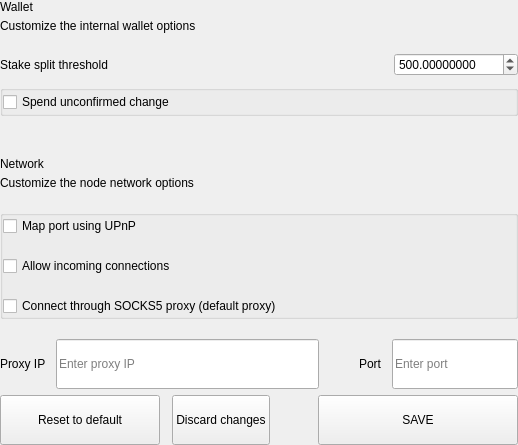
<?xml version="1.0" encoding="UTF-8"?>
<ui version="4.0">
 <class>SettingsWalletOptionsWidget</class>
 <widget class="QWidget" name="SettingsWalletOptionsWidget">
  <property name="geometry">
   <rect>
    <x>0</x>
    <y>0</y>
    <width>518</width>
    <height>445</height>
   </rect>
  </property>
  <property name="windowTitle">
   <string>Form</string>
  </property>
  <layout class="QVBoxLayout" name="verticalLayout">
   <property name="spacing">
    <number>0</number>
   </property>
   <property name="leftMargin">
    <number>0</number>
   </property>
   <property name="topMargin">
    <number>0</number>
   </property>
   <property name="rightMargin">
    <number>0</number>
   </property>
   <property name="bottomMargin">
    <number>0</number>
   </property>
   <item>
    <widget class="QWidget" name="left" native="true">
     <layout class="QVBoxLayout" name="verticalLayout_1">
      <property name="leftMargin">
       <number>0</number>
      </property>
      <property name="topMargin">
       <number>0</number>
      </property>
      <property name="rightMargin">
       <number>0</number>
      </property>
      <property name="bottomMargin">
       <number>0</number>
      </property>
      <item>
       <layout class="QVBoxLayout" name="verticalLayout_2">
        <property name="spacing">
         <number>0</number>
        </property>
        <item>
         <layout class="QHBoxLayout" name="horizontalLayout">
          <property name="spacing">
           <number>0</number>
          </property>
          <item>
           <layout class="QVBoxLayout" name="verticalLayoutTitle">
            <property name="spacing">
             <number>5</number>
            </property>
            <item>
             <widget class="QLabel" name="labelTitle">
              <property name="text">
               <string>Wallet</string>
              </property>
             </widget>
            </item>
            <item>
             <widget class="QLabel" name="labelSubtitle1">
              <property name="text">
               <string>Customize the internal wallet options</string>
              </property>
              <property name="wordWrap">
               <bool>true</bool>
              </property>
             </widget>
            </item>
           </layout>
          </item>
         </layout>
        </item>
        <item>
         <spacer name="verticalSpacer">
          <property name="orientation">
           <enum>Qt::Vertical</enum>
          </property>
          <property name="sizeType">
           <enum>QSizePolicy::Fixed</enum>
          </property>
          <property name="sizeHint" stdset="0">
           <size>
            <width>20</width>
            <height>20</height>
           </size>
          </property>
         </spacer>
        </item>
        <item>
         <layout class="QHBoxLayout" name="horizontalLayout_1">
          <property name="bottomMargin">
           <number>9</number>
          </property>
          <item>
           <widget class="QLabel" name="labelTitleStake">
            <property name="text">
             <string>Stake split threshold</string>
            </property>
           </widget>
          </item>
          <item>
           <spacer name="horizontalSpacer">
            <property name="orientation">
             <enum>Qt::Horizontal</enum>
            </property>
            <property name="sizeHint" stdset="0">
             <size>
              <width>40</width>
              <height>20</height>
             </size>
            </property>
           </spacer>
          </item>
          <item>
           <widget class="QDoubleSpinBox" name="spinBoxStakeSplitThreshold">
            <property name="decimals">
             <number>8</number>
            </property>
            <property name="minimum">
             <double>0.000000000000000</double>
            </property>
            <property name="maximum">
             <double>999999.000000000000000</double>
            </property>
            <property name="value">
             <double>500.000000000000000</double>
            </property>
           </widget>
          </item>
         </layout>
        </item>
        <item>
         <widget class="QGroupBox" name="groupBox">
          <property name="title">
           <string/>
          </property>
          <layout class="QVBoxLayout" name="verticalLayout_3">
           <property name="spacing">
            <number>20</number>
           </property>
           <property name="leftMargin">
            <number>0</number>
           </property>
           <property name="topMargin">
            <number>0</number>
           </property>
           <property name="rightMargin">
            <number>0</number>
           </property>
           <property name="bottomMargin">
            <number>0</number>
           </property>
           <item>
            <widget class="QCheckBox" name="radioButtonSpend">
             <property name="text">
              <string>Spend unconfirmed change</string>
             </property>
            </widget>
           </item>
          </layout>
         </widget>
        </item>
        <item>
         <spacer name="verticalSpacer_1">
          <property name="orientation">
           <enum>Qt::Vertical</enum>
          </property>
          <property name="sizeType">
           <enum>QSizePolicy::Fixed</enum>
          </property>
          <property name="sizeHint" stdset="0">
           <size>
            <width>20</width>
            <height>20</height>
           </size>
          </property>
         </spacer>
        </item>
        <item>
         <widget class="QLabel" name="labelDivider">
          <property name="minimumSize">
           <size>
            <width>0</width>
            <height>1</height>
           </size>
          </property>
          <property name="maximumSize">
           <size>
            <width>16777215</width>
            <height>1</height>
           </size>
          </property>
          <property name="text">
           <string/>
          </property>
         </widget>
        </item>
        <item>
         <spacer name="verticalSpacer_2">
          <property name="orientation">
           <enum>Qt::Vertical</enum>
          </property>
          <property name="sizeType">
           <enum>QSizePolicy::Fixed</enum>
          </property>
          <property name="sizeHint" stdset="0">
           <size>
            <width>20</width>
            <height>20</height>
           </size>
          </property>
         </spacer>
        </item>
        <item>
         <layout class="QHBoxLayout" name="horizontalLayout_2">
          <property name="spacing">
           <number>0</number>
          </property>
          <item>
           <layout class="QVBoxLayout" name="verticalLayoutTitle_1">
            <property name="spacing">
             <number>5</number>
            </property>
            <item>
             <widget class="QLabel" name="labelTitleNetwork">
              <property name="text">
               <string>Network</string>
              </property>
             </widget>
            </item>
            <item>
             <widget class="QLabel" name="labelSubtitleNetwork">
              <property name="text">
               <string>Customize the node network options</string>
              </property>
              <property name="wordWrap">
               <bool>true</bool>
              </property>
             </widget>
            </item>
           </layout>
          </item>
         </layout>
        </item>
        <item>
         <spacer name="verticalSpacer_3">
          <property name="orientation">
           <enum>Qt::Vertical</enum>
          </property>
          <property name="sizeType">
           <enum>QSizePolicy::Fixed</enum>
          </property>
          <property name="sizeHint" stdset="0">
           <size>
            <width>20</width>
            <height>20</height>
           </size>
          </property>
         </spacer>
        </item>
        <item>
         <widget class="QGroupBox" name="groupBox_1">
          <property name="title">
           <string/>
          </property>
          <layout class="QVBoxLayout" name="verticalLayout_4">
           <property name="spacing">
            <number>20</number>
           </property>
           <property name="leftMargin">
            <number>0</number>
           </property>
           <property name="topMargin">
            <number>0</number>
           </property>
           <property name="rightMargin">
            <number>0</number>
           </property>
           <property name="bottomMargin">
            <number>0</number>
           </property>
           <item>
            <widget class="QCheckBox" name="checkBoxMap">
             <property name="text">
              <string>Map port using UPnP</string>
             </property>
            </widget>
           </item>
           <item>
            <widget class="QCheckBox" name="checkBoxAllow">
             <property name="text">
              <string>Allow incoming connections</string>
             </property>
            </widget>
           </item>
           <item>
            <widget class="QCheckBox" name="checkBoxConnect">
             <property name="text">
              <string>Connect through SOCKS5 proxy (default proxy)</string>
             </property>
            </widget>
           </item>
          </layout>
         </widget>
        </item>
        <item>
         <spacer name="verticalSpacer_4">
          <property name="orientation">
           <enum>Qt::Vertical</enum>
          </property>
          <property name="sizeType">
           <enum>QSizePolicy::Fixed</enum>
          </property>
          <property name="sizeHint" stdset="0">
           <size>
            <width>20</width>
            <height>20</height>
           </size>
          </property>
         </spacer>
        </item>
        <item>
         <layout class="QHBoxLayout" name="horizontalLayout_3" stretch="2,0,1">
          <property name="spacing">
           <number>0</number>
          </property>
          <item>
           <layout class="QHBoxLayout" name="horizontalLayout_4">
            <property name="spacing">
             <number>10</number>
            </property>
            <item>
             <widget class="QLabel" name="labelSubtitleProxy">
              <property name="text">
               <string>Proxy IP</string>
              </property>
             </widget>
            </item>
            <item>
             <widget class="QLineEdit" name="lineEditProxy">
              <property name="minimumSize">
               <size>
                <width>0</width>
                <height>50</height>
               </size>
              </property>
              <property name="maximumSize">
               <size>
                <width>16777215</width>
                <height>50</height>
               </size>
              </property>
              <property name="placeholderText">
               <string>Enter proxy IP</string>
              </property>
             </widget>
            </item>
           </layout>
          </item>
          <item>
           <spacer name="horizontalSpacer_1">
            <property name="orientation">
             <enum>Qt::Horizontal</enum>
            </property>
            <property name="sizeHint" stdset="0">
             <size>
              <width>40</width>
              <height>20</height>
             </size>
            </property>
           </spacer>
          </item>
          <item>
           <layout class="QHBoxLayout" name="horizontalLayout_5">
            <property name="spacing">
             <number>10</number>
            </property>
            <item>
             <widget class="QLabel" name="labelSubtitlePort">
              <property name="text">
               <string>Port</string>
              </property>
             </widget>
            </item>
            <item>
             <widget class="QLineEdit" name="lineEditPort">
              <property name="minimumSize">
               <size>
                <width>0</width>
                <height>50</height>
               </size>
              </property>
              <property name="maximumSize">
               <size>
                <width>16777215</width>
                <height>50</height>
               </size>
              </property>
              <property name="placeholderText">
               <string>Enter port</string>
              </property>
             </widget>
            </item>
           </layout>
          </item>
         </layout>
        </item>
        <item>
         <spacer name="verticalSpacer_5">
          <property name="orientation">
           <enum>Qt::Vertical</enum>
          </property>
          <property name="sizeHint" stdset="0">
           <size>
            <width>20</width>
            <height>40</height>
           </size>
          </property>
         </spacer>
        </item>
        <item>
         <layout class="QHBoxLayout" name="horizontalLayout_6">
          <property name="spacing">
           <number>12</number>
          </property>
          <item>
           <widget class="QPushButton" name="pushButtonReset">
            <property name="minimumSize">
             <size>
              <width>160</width>
              <height>50</height>
             </size>
            </property>
            <property name="maximumSize">
             <size>
              <width>50</width>
              <height>16777215</height>
             </size>
            </property>
            <property name="focusPolicy">
             <enum>Qt::NoFocus</enum>
            </property>
            <property name="text">
             <string>Reset to default</string>
            </property>
           </widget>
          </item>
          <item>
           <widget class="QPushButton" name="pushButtonClean">
            <property name="minimumSize">
             <size>
              <width>0</width>
              <height>50</height>
             </size>
            </property>
            <property name="focusPolicy">
             <enum>Qt::NoFocus</enum>
            </property>
            <property name="text">
             <string>Discard changes</string>
            </property>
           </widget>
          </item>
          <item>
           <spacer name="horizontalSpacer_2">
            <property name="orientation">
             <enum>Qt::Horizontal</enum>
            </property>
            <property name="sizeType">
             <enum>QSizePolicy::Expanding</enum>
            </property>
            <property name="sizeHint" stdset="0">
             <size>
              <width>40</width>
              <height>20</height>
             </size>
            </property>
           </spacer>
          </item>
          <item>
           <widget class="QPushButton" name="pushButtonSave">
            <property name="minimumSize">
             <size>
              <width>200</width>
              <height>50</height>
             </size>
            </property>
            <property name="maximumSize">
             <size>
              <width>200</width>
              <height>50</height>
             </size>
            </property>
            <property name="focusPolicy">
             <enum>Qt::NoFocus</enum>
            </property>
            <property name="text">
             <string>SAVE</string>
            </property>
           </widget>
          </item>
         </layout>
        </item>
       </layout>
      </item>
     </layout>
    </widget>
   </item>
  </layout>
 </widget>
 <resources/>
 <connections/>
</ui>
